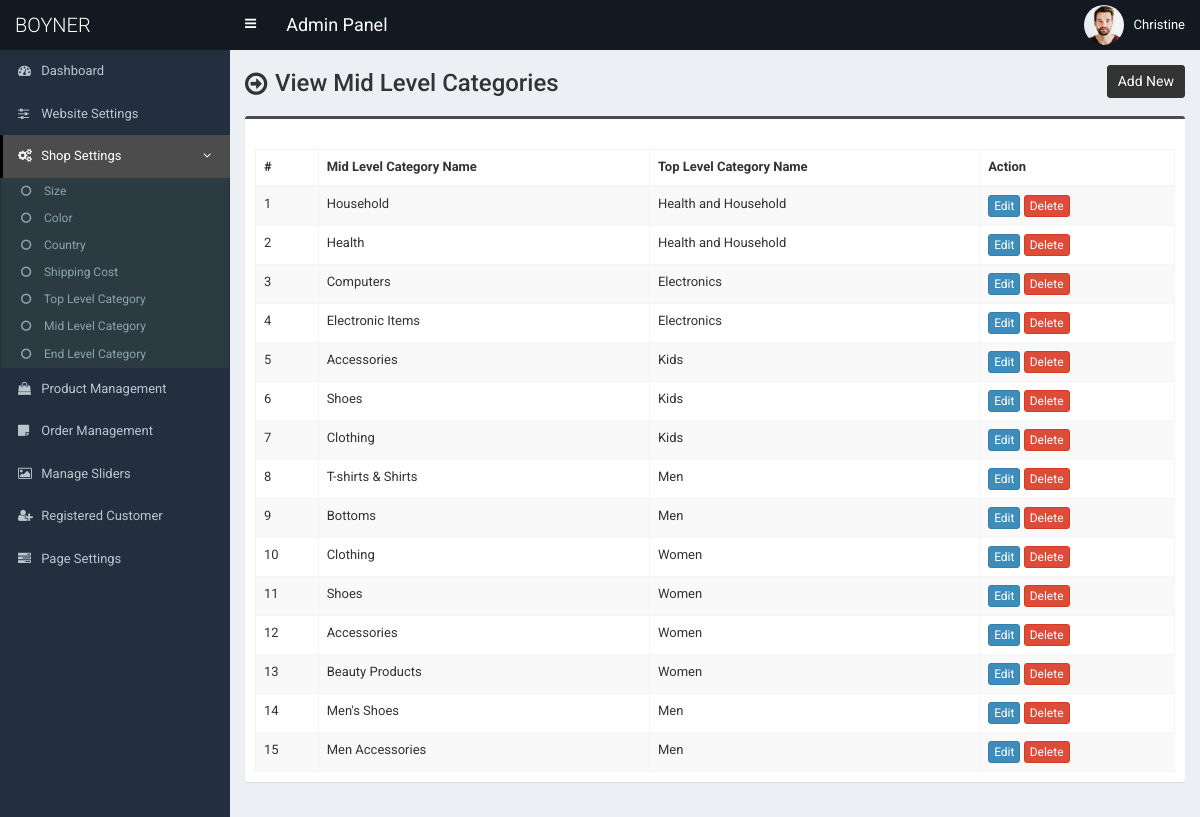
The app's page /admin/mid-category.php (signed in), older data.
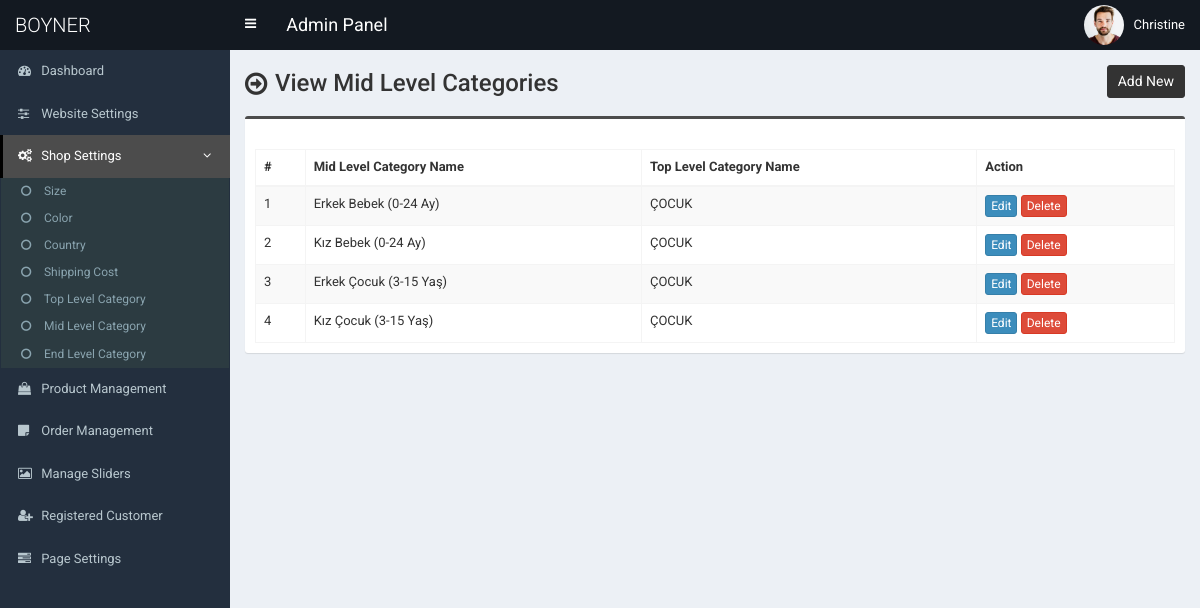
The same page, newer data.
### tables this page shows
CREATE TABLE `tbl_mid_category` (
  `mcat_id` int(11) NOT NULL,
  `mcat_name` varchar(255) NOT NULL,
  `tcat_id` int(11) NOT NULL
);

CREATE TABLE `tbl_top_category` (
  `tcat_id` int(11) NOT NULL,
  `tcat_name` varchar(255) NOT NULL,
  `show_on_menu` int(1) NOT NULL
);

### admin/mid-category.php (the view, shortened to what this page needs)
<?php require_once('header.php'); ?>
<section class="content-header">
	<div class="content-header-left">
		<h1>View Mid Level Categories</h1>
	</div>
	<div class="content-header-right">
		<a href="mid-category-add.php" class="btn btn-primary btn-sm">Add New</a>
	</div>
</section>
<section class="content">
  <div class="row">
    <div class="col-md-12">
      <div class="box box-info">
        <div class="box-body table-responsive">
          <table id="example1" class="table table-bordered table-hover table-striped">
			<thead>
			    <tr>
			        <th>#</th>
			        <th>Mid Level Category Name</th>
                    <th>Top Level Category Name</th>
			        <th>Action</th>
			    </tr>
			</thead>
            <tbody>
            	<?php
            	$i=0;
            	$statement = $pdo->prepare("SELECT *
                                    FROM tbl_mid_category t1
                                    JOIN tbl_top_category t2
                                    ON t1.tcat_id = t2.tcat_id
                                    ORDER BY t1.mcat_id DESC");
            	$statement->execute();
            	$result = $statement->fetchAll(PDO::FETCH_ASSOC);
            	foreach ($result as $row) {
            		$i++;
            		?>
					<tr>
	                    <td><?php echo $i; ?></td>
	                    <td><?php echo $row['mcat_name']; ?></td>
                        <td><?php echo $row['tcat_name']; ?></td>
	                    <td>
	                        <a href="mid-category-edit.php?id=<?php echo $row['mcat_id']; ?>" class="btn btn-primary btn-xs">Edit</a>
	                        <a href="#" class="btn btn-danger btn-xs" data-href="mid-category-delete.php?id=<?php echo $row['mcat_id']; ?>" data-toggle="modal" data-target="#confirm-delete">Delete</a>
	                    </td>
	                </tr>
            		<?php
            	}
            	?>
            </tbody>
          </table>
        </div>
      </div>
</section>
<?php require_once('footer.php'); ?>

Row changes from the older to the newer data that the page shows:
removed tbl_mid_category: mcat_name "Household", tcat.tcat_name "Health and Household"
removed tbl_mid_category: mcat_name "Health", tcat.tcat_name "Health and Household"
removed tbl_mid_category: mcat_name "Computers", tcat.tcat_name "Electronics"
removed tbl_mid_category: mcat_name "Electronic Items", tcat.tcat_name "Electronics"
removed tbl_mid_category: mcat_name "Accessories", tcat.tcat_name "Kids"
removed tbl_mid_category: mcat_name "Shoes", tcat.tcat_name "Kids"
removed tbl_mid_category: mcat_name "Clothing", tcat.tcat_name "Kids"
removed tbl_mid_category: mcat_name "T-shirts & Shirts", tcat.tcat_name "Men"
removed tbl_mid_category: mcat_name "Bottoms", tcat.tcat_name "Men"
removed tbl_mid_category: mcat_name "Clothing", tcat.tcat_name "Women"
removed tbl_mid_category: mcat_name "Shoes", tcat.tcat_name "Women"
removed tbl_mid_category: mcat_name "Accessories", tcat.tcat_name "Women"
removed tbl_mid_category: mcat_name "Beauty Products", tcat.tcat_name "Women"
removed tbl_mid_category: mcat_name "Men's Shoes", tcat.tcat_name "Men"
removed tbl_mid_category: mcat_name "Men Accessories", tcat.tcat_name "Men"
added tbl_mid_category: mcat_name "Erkek Bebek (0-24 Ay)", tcat.tcat_name "ÇOCUK"
added tbl_mid_category: mcat_name "Kız Bebek (0-24 Ay)", tcat.tcat_name "ÇOCUK"
added tbl_mid_category: mcat_name "Erkek Çocuk (3-15 Yaş)", tcat.tcat_name "ÇOCUK"
added tbl_mid_category: mcat_name "Kız Çocuk (3-15 Yaş)", tcat.tcat_name "ÇOCUK"
